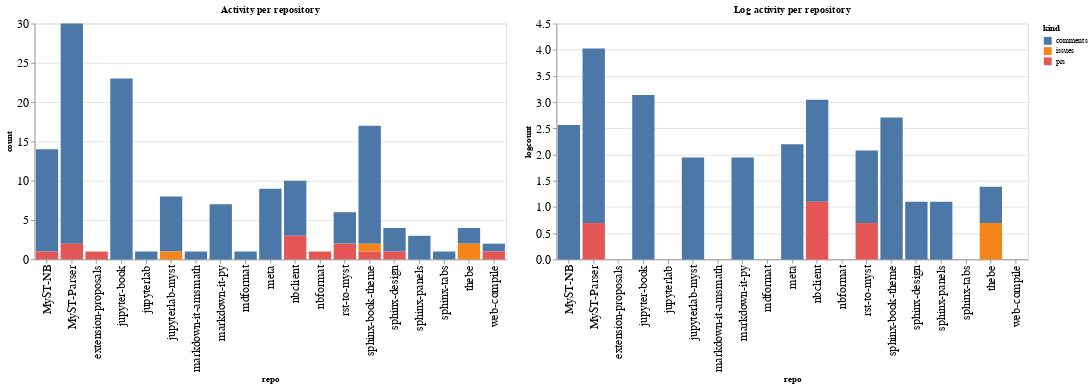

Notebook code for this chart:
### Code cell
ch1 = alt.Chart(repo_summaries, width=600, title="Activity per repository").mark_bar().encode(
    x='repo',
    y='count',
    color='kind',
    tooltip="kind"
)

ch2 = alt.Chart(repo_summaries, width=600, title="Log activity per repository").mark_bar().encode(
    x='repo',
    y='logcount',
    color='kind',
    tooltip="kind"
)

ch1 | ch2

### Figure 1 — Vega-Lite specification as saved in the notebook (floating-point values rounded to 4 significant figures)
{"config": {"axisLeft": {"labelFontSize": 15}, "axisBottom": {"labelFontSize": 15}}, "hconcat": [{"mark": "bar", "encoding": {"color": {"type": "nominal", "field": "kind"}, "tooltip": {"type": "nominal", "field": "kind"}, "x": {"type": "nominal", "field": "repo"}, "y": {"type": "quantitative", "field": "count"}}, "title": "Activity per repository", "width": 600}, {"mark": "bar", "encoding": {"color": {"type": "nominal", "field": "kind"}, "tooltip": {"type": "nominal", "field": "kind"}, "x": {"type": "nominal", "field": "repo"}, "y": {"type": "quantitative", "field": "logcount"}}, "title": "Log activity per repository", "width": 600}], "data": {"name": "data-5dc214b44902586feb1af672958b77de"}, "$schema": "https://vega.github.io/schema/vega-lite/v4.8.1.json", "datasets": {"data-5dc214b44902586feb1af672958b77de": [{"repo": "MyST-NB", "kind": "comments", "count": 13, "logcount": 2.565}, {"repo": "MyST-NB", "kind": "prs", "count": 1, "logcount": 0.0}, {"repo": "MyST-Parser", "kind": "comments", "count": 28, "logcount": 3.332}, {"repo": "MyST-Parser", "kind": "prs", "count": 2, "logcount": 0.6931}, {"repo": "extension-proposals", "kind": "prs", "count": 1, "logcount": 0.0}, {"repo": "jupyter-book", "kind": "comments", "count": 23, "logcount": 3.135}, {"repo": "jupyterlab", "kind": "comments", "count": 1, "logcount": 0.0}, {"repo": "jupyterlab-myst", "kind": "comments", "count": 7, "logcount": 1.946}, {"repo": "jupyterlab-myst", "kind": "issues", "count": 1, "logcount": 0.0}, {"repo": "markdown-it-amsmath", "kind": "comments", "count": 1, "logcount": 0.0}, {"repo": "markdown-it-py", "kind": "comments", "count": 7, "logcount": 1.946}, {"repo": "mdformat", "kind": "comments", "count": 1, "logcount": 0.0}, {"repo": "meta", "kind": "comments", "count": 9, "logcount": 2.197}, {"repo": "nbclient", "kind": "comments", "count": 7, "logcount": 1.946}, {"repo": "nbclient", "kind": "prs", "count": 3, "logcount": 1.099}, {"repo": "nbformat", "kind": "prs", "count": 1, "logcount": 0.0}, {"repo": "rst-to-myst", "kind": "comments", "count": 4, "logcount": 1.386}, {"repo": "rst-to-myst", "kind": "prs", "count": 2, "logcount": 0.6931}, {"repo": "sphinx-book-theme", "kind": "comments", "count": 15, "logcount": 2.708}, {"repo": "sphinx-book-theme", "kind": "issues", "count": 1, "logcount": 0.0}, {"repo": "sphinx-book-theme", "kind": "prs", "count": 1, "logcount": 0.0}, {"repo": "sphinx-design", "kind": "comments", "count": 3, "logcount": 1.099}, {"repo": "sphinx-design", "kind": "prs", "count": 1, "logcount": 0.0}, {"repo": "sphinx-panels", "kind": "comments", "count": 3, "logcount": 1.099}, {"repo": "sphinx-tabs", "kind": "comments", "count": 1, "logcount": 0.0}, {"repo": "thebe", "kind": "comments", "count": 2, "logcount": 0.6931}, {"repo": "thebe", "kind": "issues", "count": 2, "logcount": 0.6931}, {"repo": "web-compile", "kind": "comments", "count": 1, "logcount": 0.0}, {"repo": "web-compile", "kind": "prs", "count": 1, "logcount": 0.0}]}}
